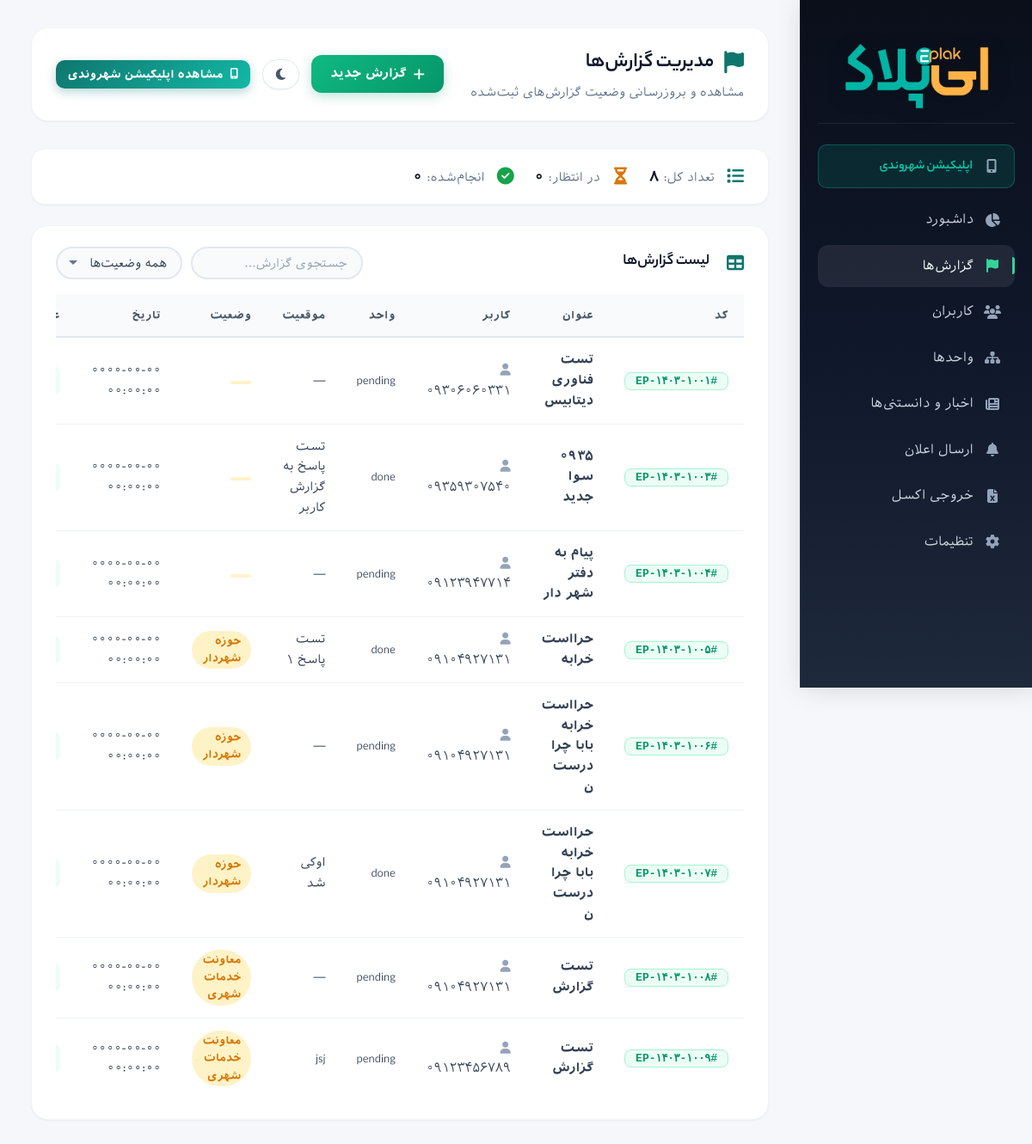
The page /admin/reports.php (signed in) on the database its author committed.
### tables this page shows
CREATE TABLE `reports`  (
  `id` int NOT NULL AUTO_INCREMENT,
  `user_phone` varchar(20) NOT NULL,
  `title` varchar(255) NOT NULL,
  `description` text NOT NULL,
  `category` varchar(100) NOT NULL,
  `status` varchar(50) NULL DEFAULT 'pending',
  `created_at` timestamp NOT NULL DEFAULT current_timestamp(),
  `reply` text NULL,
  `department` varchar(255) NULL DEFAULT '',
  `sub_department` varchar(255) NULL DEFAULT '',
  `location` varchar(500) NULL DEFAULT '',
  PRIMARY KEY (`id`) USING BTREE,
  INDEX `user_phone`(`user_phone` ASC) USING BTREE,
  CONSTRAINT `reports_ibfk_1` FOREIGN KEY (`user_phone`) REFERENCES `users` (`phone`) ON DELETE RESTRICT ON UPDATE RESTRICT
);

### admin/includes/functions.php (called while the page is built, shortened)
<?php
function getAllReports(PDO $pdo): array {
    $stmt = $pdo->query('SELECT *, CONCAT("EP-1403-", LPAD(id + 1000, 4, "0")) AS code FROM reports ORDER BY created_at DESC');
    return $stmt->fetchAll();
}

### admin/reports.php (the view, shortened to what this page needs)
<?php
require_once __DIR__ . '/auth.php';
require_once __DIR__ . '/includes/functions.php';
$reports = getAllReports($pdo);
?>
<!doctype html>
<html lang="fa" dir="rtl">
<head>
  <link rel="stylesheet" href="assets/style.css?v=6">
  <link rel="stylesheet" href="assets/fontawesome/css/all.min.css">
</head>
<body>
  <div class="layout">
    <aside class="sidebar">
      <div class="brand">
        <img class="logo-light" src="assets/img/logo.png" alt="ای‌پلاک">
      </div>
      <nav>
        <a href="index.php"><i class="fas fa-chart-pie"></i> <span>داشبورد</span></a>
        <a class="active" href="reports.php"><i class="fas fa-flag"></i> <span>گزارش‌ها</span></a>
        <a href="users.php"><i class="fas fa-users"></i> <span>کاربران</span></a>
        <a href="departments.php"><i class="fas fa-sitemap"></i> <span>واحدها</span></a>
                <a href="news.php"><i class="fas fa-newspaper"></i> <span>اخبار و دانستنی‌ها</span></a>
        <a href="notifications.php"><i class="fas fa-bell"></i> <span>ارسال اعلان</span></a>
<a href="export.php"><i class="fas fa-file-excel"></i> <span>خروجی اکسل</span></a>
<a href="settings.php"><i class="fas fa-cog"></i> <span>تنظیمات</span></a>
      </nav>
    </aside>
    <main class="main">
      <header class="topbar">
        <div class="topbar-left">
          <h1><i class="fas fa-flag" style="color: #0f766e; margin-left: 12px;"></i>مدیریت گزارش‌ها</h1>
          <p>مشاهده و بروزرسانی وضعیت گزارش‌های ثبت‌شده</p>
        </div>
        <div class="topbar-right">
          <a href="report_add.php" class="btn btn-primary">
            <i class="fas fa-plus"></i> گزارش جدید
          </a>
        </div>
      </header>
      <div class="stats-mini">
        <div class="stat-item">
          <i class="fas fa-list" style="color: #0f766e;"></i>
          <span>تعداد کل: <strong><?= count($reports) ?></strong></span>
        </div>
        <div class="stat-item">
          <i class="fas fa-hourglass-half" style="color: #d97706;"></i>
          <span>در انتظار: <strong><?= count(array_filter($reports, fn($r) => $r['status'] === 'در انتظار')) ?></strong></span>
        </div>
        <div class="stat-item">
          <i class="fas fa-check-circle" style="color: #16a34a;"></i>
          <span>انجام‌شده: <strong><?= count(array_filter($reports, fn($r) => $r['status'] === 'انجام‌شده')) ?></strong></span>
        </div>
      </div>
      <section class="panel">
        <div class="panel-header">
          <h2><i class="fas fa-table" style="color: #0f766e; margin-left: 10px;"></i>لیست گزارش‌ها</h2>
          <div class="panel-actions">
            <input type="text" id="searchReport" placeholder="جستجوی گزارش..." class="search-input">
            <select class="filter-select">
              <option value="all">همه وضعیت‌ها</option>
            </select>
          </div>
        </div>
        <div class="table-wrapper">
          <table>
            <thead>
              <tr>
                <th>کد</th>
                <th>عنوان</th>
                <th>کاربر</th>
                <th>واحد</th>
                <th>موقعیت</th>
                <th>وضعیت</th>
                <th>تاریخ</th>
                <th>عملیات</th>
              </tr>
            </thead>
            <tbody>
              <?php foreach ($reports as $report): ?>
                <tr>
                  <td><span class="badge-code">#<?= htmlspecialchars($report['code']) ?></span></td>
                  <td><strong><?= htmlspecialchars($report['title']) ?></strong></td>
                  <td><i class="fas fa-user" style="color: #94a3b8; margin-left: 6px;"></i><?= htmlspecialchars($report['user_phone']) ?></td>
                  <td><?= htmlspecialchars($report['department'] ?: $report['category']) ?></td>
                  <td><?= htmlspecialchars($report['location'] ?: '—') ?></td>
                  <td>
                    <?php
                      $statusClass = $report['status'] === 'انجام‌شده' ? 'status-done' : 'status-pending';
                    ?>
                    <span class="<?= $statusClass ?>">
                      <?= htmlspecialchars($report['status']) ?>
                    </span>
                  </td>
                  <td><?= htmlspecialchars($report['created_at']) ?></td>
                  <td>
                    <div class="action-buttons">
                      <a href="report_detail.php?id=<?= (int)$report['id'] ?>" class="btn-action view" title="مشاهده و پاسخ">
                      </a>
                    </div>
                  </td>
                </tr>
              <?php endforeach; ?>
            </tbody>
          </table>
        </div>
      </section>
    </main>
  </div>
</body>
</html>

### rows shown on the page
reports: code "EP-۱۴۰۳-۱۰۰۱", title "تست فناوری دیتابیس", user_phone "۰۹۳۰۶۰۶۰۳۳۱", department "pending", location "—", created_at "۰۰۰۰-۰۰-۰۰ ۰۰:۰۰:۰۰"
reports: code "EP-۱۴۰۳-۱۰۰۳", title "۰۹۳۵ سوا جدید", user_phone "۰۹۳۵۹۳۰۷۵۴۰", department "done", location "تست پاسخ به گزارش کاربر", created_at "۰۰۰۰-۰۰-۰۰ ۰۰:۰۰:۰۰"
reports: code "EP-۱۴۰۳-۱۰۰۴", title "پیام به دفتر شهر دار", user_phone "۰۹۱۲۳۹۴۷۷۱۴", department "pending", location "—", created_at "۰۰۰۰-۰۰-۰۰ ۰۰:۰۰:۰۰"
reports: code "EP-۱۴۰۳-۱۰۰۵", title "حرااست خرابه", user_phone "۰۹۱۰۴۹۲۷۱۳۱", department "done", location "تست پاسخ ۱", status "حوزه شهردار", created_at "۰۰۰۰-۰۰-۰۰ ۰۰:۰۰:۰۰"
reports: code "EP-۱۴۰۳-۱۰۰۶", title "حرااست خرابه بابا چرا درست ن", user_phone "۰۹۱۰۴۹۲۷۱۳۱", department "pending", location "—", status "حوزه شهردار", created_at "۰۰۰۰-۰۰-۰۰ ۰۰:۰۰:۰۰"
reports: code "EP-۱۴۰۳-۱۰۰۷", title "حرااست خرابه بابا چرا درست ن", user_phone "۰۹۱۰۴۹۲۷۱۳۱", department "done", location "اوکی شد", status "حوزه شهردار", created_at "۰۰۰۰-۰۰-۰۰ ۰۰:۰۰:۰۰"
reports: code "EP-۱۴۰۳-۱۰۰۸", title "تست گزارش", user_phone "۰۹۱۰۴۹۲۷۱۳۱", department "pending", location "—", status "معاونت خدمات شهری", created_at "۰۰۰۰-۰۰-۰۰ ۰۰:۰۰:۰۰"
reports: code "EP-۱۴۰۳-۱۰۰۹", title "تست گزارش", user_phone "۰۹۱۲۳۴۵۶۷۸۹", department "pending", location "jsj", status "معاونت خدمات شهری", created_at "۰۰۰۰-۰۰-۰۰ ۰۰:۰۰:۰۰"

### other values the page prints
count($reports) "۸"
count(array_filter($reports, fn($r) => $r['status'] === 'در انتظار')) "۰"
count(array_filter($reports, fn($r) => $r['status'] === 'انجام‌شده')) "۰"
